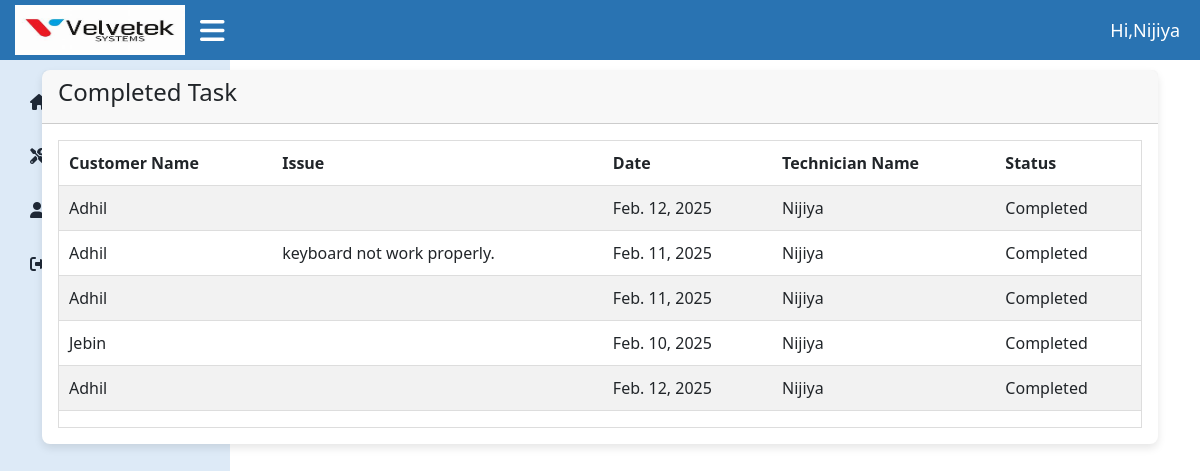
Page /technician/technician/completed/ (signed in) on the earlier database version.
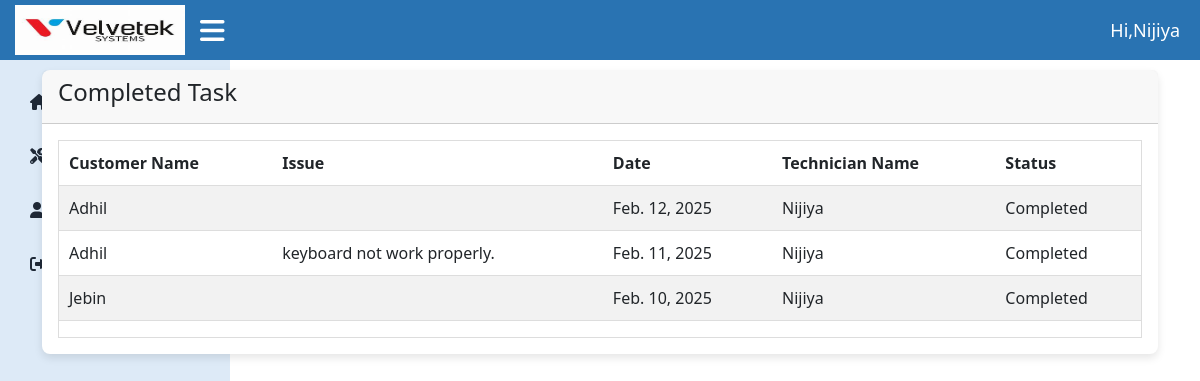
Same page on the later database version.
### loginapp/models.py (models this page shows, shortened)
class CustomUser(AbstractUser):
    ROLE_CHOICES = (
        ('admin', 'Admin'),
        ('technician', 'Technician'),
        ('user', 'User'),
    )
    role = models.CharField(max_length=20, choices=ROLE_CHOICES, default='user')

### technicianapp/models.py (models this page shows, shortened)
class CurrentStatus(models.Model):
    date = models.DateField()
    technician_name = models.CharField(max_length=100)
    status = models.CharField(
        max_length=50,
        choices=[('Pending', 'Pending'), ('Completed', 'Completed'), ('Assigned', 'Assigned')],
        default='Assigned'
    )
    apply = models.ForeignKey(Apply, on_delete=models.CASCADE, related_name='current_status_entries', blank=True, null=True)
    customer_name = models.CharField(max_length=225)
    issue = models.TextField()

### technicianapp/views.py (the view)
# urls.py: path('technician/completed/', views.completed_tasks, name='completed_tasks'),
def completed_tasks(request):
    completed_tasks = CurrentStatus.objects.filter(
        apply__service_by=request.user,
        status='Completed'
    )
    return render(request, 'completed_task.html', {
        'completed_tasks': completed_tasks
    })

### templates/completed_task.html (shortened to what this page needs)
{% extends 'technician_dashboard.html' %}
{% block content %}
<div class="container">
  <div class="page-inner">
    <div class="row">
      <div class="col-md-12">
        <div class="card">
          <div class="card-header">
            <h4 class="card-title">Completed Task</h4>
          </div>
          <div class="card-body">
            <div class="table-responsive">
              <table
                id="basic-datatables"
                class="display table table-striped table-hover"
              >
                <thead>
                    <tr>
                        <th>Customer Name</th>
                        <th>Issue</th>
                        <th>Date</th>
                        <th>Technician Name</th>
                        <th>Status</th>
                    </tr>
                </thead>
                <tbody>
                    {% for d in  completed_tasks %}
                    <tr>
                        <td>{{ d.customer_name }}</td>
                        <td>{{ d.issue }}</td>
                        <td>{{ d.date }}</td>
                        <td>{{ d.technician_name }}</td>
                        <td>{{ d.status }}</td>
                    </tr>
                    {% empty %}
                    <tr>
                        <td colspan="4" class="text-center">No current status added yet.</td>
                    </tr>
                    {% endfor %}
                </tbody>
            </table>
            </div>
          </div>
        </div>
      </div>
{% endblock %}

### templates/technician_dashboard.html (shortened to what this page needs)
<!DOCTYPE html>
{% load static %}
<html lang="en">
<head>
  <link href="https://cdn.jsdelivr.net/npm/bootstrap-icons/font/bootstrap-icons.css" rel="stylesheet">
  <link href="https://cdn.jsdelivr.net/npm/bootstrap@5.3.0/dist/css/bootstrap.min.css" rel="stylesheet">
  <link href="https://cdn.jsdelivr.net/npm/lightbox2@2.11.3/dist/css/lightbox.min.css" rel="stylesheet">
  <link href="https://cdnjs.cloudflare.com/ajax/libs/font-awesome/6.0.0/css/all.min.css" rel="stylesheet">
  <link rel="stylesheet" href="{% static 'assets/css/admin_dashboard.css' %}">
</head>
<body>
  <div class="topbar">
    <div class="d-flex align-items-center">
      <a href="#" class="logo">
        <img src="{% static 'assets/img/velvetek.jpg' %}" alt="navbar brand" />
      </a>
      <span class="hamburger" onclick="toggleSidebar()">
        <i class="fas fa-bars"></i>
      </span>
    </div>
    <span class="admin-text">Hi,{{user.username}}</span>
  </div>
  <div class="sidebar">
    <a href="{% url 'technician_dashboard' %}"><i class="fas fa-home"></i> <span>Home</span></a>
    <a href="#" onclick="openModal()" ><i class="fas fa-tools" ></i><span>Add Service</span</a>
    <a href="#" onclick="openCustomerModal()"><i class="fas fa-user-plus"></i><span>Add Customer</span</a>
    <a href="{% url 'logout' %}"><i class="fas fa-sign-out-alt"></i> <span>Logout</span></a>
  </div>
  {% block content %}{% endblock %}
</body>
</html>

### static/assets/css/admin_dashboard.css (style rules this page uses)
:root { --primary-color: #2973B2; --secondary-color: #F3F4F6; --accent-color: #441172; --text-color: #1F2937; --white: #ffffff; --sidebar-color: #DDEAF7; }
.topbar { background-color: var(--primary-color); height: 60px; display: flex; justify-content: space-between; align-items: center; padding: 0 20px; padding-left: 15px; color: var(--white); margin-bottom: 10px; }
.topbar .logo img { height: 50px; width: 180px; padding-right: 10px; }
.topbar .admin-text { font-size: 18px; font-weight: 500; }
.topbar .hamburger { font-size: 28px; cursor: pointer; padding-left: 5px; margin-right: 30px; }
.sidebar { height: calc(100vh - 50px); width: 230px; background-color: var(--sidebar-color); color: var(--text-color); position: absolute; top: 60px; left: 0; padding: 20px 15px; display: flex; flex-direction: column; justify-content: flex-start; transition: left 0.3s ease; }
.sidebar a { text-decoration: none; color: var(--text-color); display: flex; align-items: center; padding: 10px 15px; margin-bottom: 10px; border-radius: 4px; transition: background-color 0.3s ease; }
.sidebar a i { margin-right: 10px; }
.card { border: none; border-radius: 8px; box-shadow: 0 4px 8px rgba(0, 0, 0, 0.1); transition: transform 0.2s ease, box-shadow 0.2s ease; }
.table-responsive { overflow-x: auto; overflow-y: auto; border: 1px solid #ddd; max-height: 485px; height: auto; transition: height 0.3s ease; }
.table { width: 100%; white-space: nowrap; border-collapse: collapse; }
.table th, .table td { padding: 10px !important; text-align: left !important; border-bottom: 1px solid #ddd !important; border-right: none !important; border-left: none !important; }

Differences in the rows shown:
removed CurrentStatus: customer_name "Adhil", date "Feb. 11, 2025", technician_name "Nijiya", status "Completed"
removed CurrentStatus: customer_name "Adhil", date "Feb. 12, 2025", technician_name "Nijiya", status "Completed"
